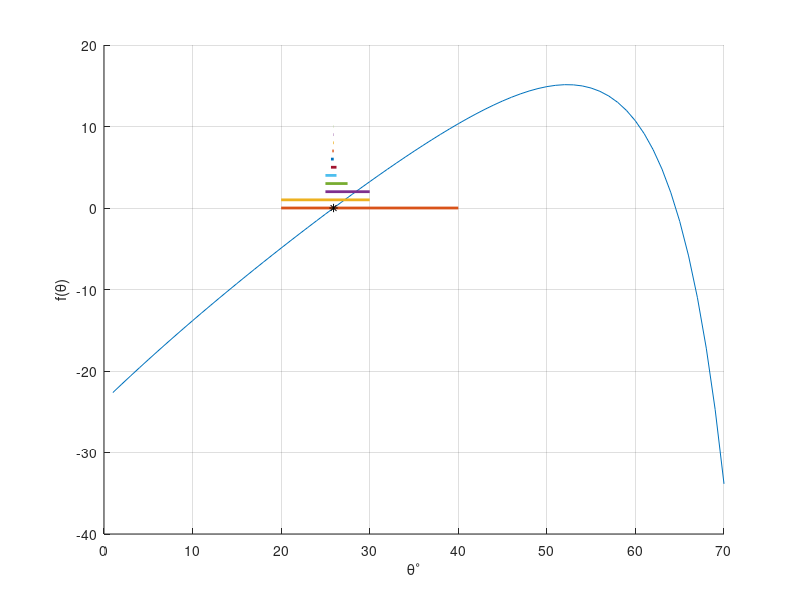

The MATLAB script that drew this image:
% Setup Problem
x = 60;   % ft
v0 = 50;  % ft/s
hQ = 6.5; % ft
g = 32.2; % ft/s^2

f = @(theta_deg) x * tand(theta_deg) ...
    - 0.5*x^2*g/v0^2./cosd(theta_deg).^2 ...
    + hQ - 7;

% Visualize & Select an Interval
thetas_deg = 1:70;
figure
hold on;
plot(thetas_deg, f(thetas_deg));
grid on;
xlabel('\theta^\circ');
ylabel('f(\theta)');

a = 20; b = 40;
plot([a, b], [0, 0], 'LineWidth', 2);

% Bisection Algorithm
for i = 1:10
    xns = (a + b)/2;
    
    % Two candidate brackets:
    % [a xns] or [xns b]
    % Run check to decide which bracket to proceed with
    % f(A)*F(B) < 0
    fa = f(a);
    fxns = f(xns);
    
    fprintf("%d  %f  %f  %f  %f\n", i, a, b, xns, f(xns));
    
    if fa*fxns < 0
        b = xns;
    else
        a = xns;
    end
    plot([a, b], [i, i], 'LineWidth', 2);
end



% Update bracket
% a = 
% b = 




% View Result
fprintf("theta: %f\n", xns);
plot(xns, f(xns), 'k*');


